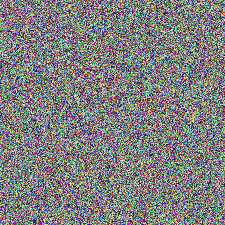
#> input picture encrypted_image.png, 225 x 225 px
$ python encryp.py
#> lines starting #> are read from the running program, lines starting #| are printed output that depends on the picture
#> the answer given: encrypted_image.png
from PIL import Image
import numpy as np
import os

def generate_key(shape):
    """Generate a random encryption key matching the image shape."""
    return np.random.randint(0, 256, size=shape, dtype=np.uint8)

def encrypt_image(image_path, key_path, output_path="encrypted_image.png"):
#> called with image_path = 'encrypted_image.png', key_path = 'encryption_key.npy', output_path = 'encrypted_image.png'
    try:
        img = Image.open(image_path)
#> img is the input picture: PIL image 225x225 RGB; mean R, G, B 127.4, 127.3, 127.1
        img_array = np.array(img)

        # Generate and save key if it doesn't exist
        if not os.path.exists(key_path):
            key = generate_key(img_array.shape)
            np.save(key_path, key)
        else:
            key = np.load(key_path)

        # Encrypt the image using XOR operation
        encrypted_array = np.bitwise_xor(img_array, key)
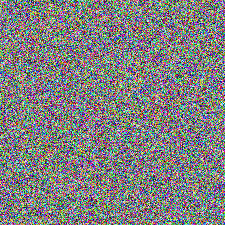
#> encrypted_array: shape (225, 225, 3); mean R, G, B 127.7, 127.7, 127.8
        encrypted_img = Image.fromarray(encrypted_array)
        encrypted_img.save(output_path)
        print("Image encrypted successfully.")
    except Exception as e:
        print(f"Error: {e}")

def decrypt_image(encrypted_image_path, key_path, output_path="decrypted_image.png"):
    try:
        encrypted_img = Image.open(encrypted_image_path)
        encrypted_array = np.array(encrypted_img)

        # Load the key
        if os.path.exists(key_path):
            key = np.load(key_path)
        else:
            print("Error: Encryption key not found!")
            return

        # Decrypt using XOR operation
        decrypted_array = np.bitwise_xor(encrypted_array, key)
        decrypted_img = Image.fromarray(decrypted_array)
        decrypted_img.save(output_path)
        print("Image decrypted successfully.")
    except Exception as e:
        print(f"Error: {e}")

def main():
    print("Image Encryption and Decryption using Pixel Manipulation")
    image_path = input("Enter the path to the image file: ")
    key_path = "encryption_key.npy"  # Save key for reuse

    encrypt_image(image_path, key_path)
    decrypt_image("encrypted_image.png", key_path)

if __name__ == "__main__":
    main()
